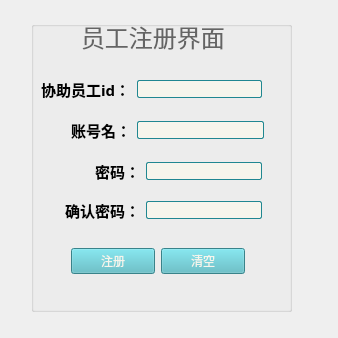
<?xml version="1.0" encoding="UTF-8"?>
<ui version="4.0">
 <class>registeruser</class>
 <widget class="QWidget" name="registeruser">
  <property name="geometry">
   <rect>
    <x>0</x>
    <y>0</y>
    <width>338</width>
    <height>338</height>
   </rect>
  </property>
  <property name="windowTitle">
   <string>Form</string>
  </property>
  <layout class="QVBoxLayout" name="verticalLayout">
   <item>
    <widget class="QWidget" name="widget" native="true">
     <property name="styleSheet">
      <string notr="true">/*常规状态*/
QPushButton
{
    background: #50b7c1;        /*背景颜色*/
    opacity : 255;              /*背景透明度：0-255 */
    border - radius: 5;         /*边框圆角半径，border-left，top，righ，bottom*/
    color: #f6f5ec;             /*字体颜色*/
}
/*鼠标滑过*/
QPushButton:hover
{
    background: #40a7b1;    /*背景颜色*/
    color: #f6f5ec;         /*字体颜色*/
}
/*鼠标按下*/
QPushButton:pressed
{
    background: #3097a1;    /*背景颜色*/
}
/*选中*/
QPushButton:checked
{
    background: #9acd32;    /*背景颜色*/
    color: #ffffff;             /*字体颜色*/
}
/*鼠标滑过选中状态*/
QPushButton:checked:hover
{
    background: #8abd22;    /*背景颜色*/
    color:#ffffff;          /*字体颜色*/
}
/*菜单箭头*/
QPushButton::menu-indicator
{
    image: url(:/QSS/Resources/sls_QTreeView_xiajiantou_hover.png);  /*小箭头图标*/
    /*image:none; /*无小箭头*/
    padding: 2px 2px 0px 0px;           /*内边距 上右下左*/
    subcontrol-position: right center;  /*滑块位置，left左边，center中部，right右边,top顶，center中部，bottom底*/
    subcontrol-origin: padding;         /*起始位置位于边缘 margin  border  padding  content*/
}
/*鼠标滑过菜单箭头*/
QPushButton::menu-indicator:hover
{
    image: url(:/QSS/Resources/sls_QTreeView_xiajiantou_hover.png);  /*小箭头图标*/
    padding: 2px 2px 0px 0px;           /*内边距 上右下左*/
    subcontrol-position: right center;  /*滑块位置，left左边，center中部，right右边,top顶，center中部，bottom底*/
    subcontrol-origin: padding;         /*起始位置位于边缘 margin  border  padding  content*/
}
/*菜单箭头禁用*/
QPushButton::menu-indicator:!enabled
{
    image: url(:/QSS/Resources/sls_QTreeView_xiajiantou_Disable.png);  /*小箭头图标*/
    padding: 2px 2px 0px 0px;           /*内边距 上右下左*/
    subcontrol-position: right center;  /*滑块位置，left左边，center中部，right右边,top顶，center中部，bottom底*/
    subcontrol-origin: padding;         /*起始位置位于边缘 margin  border  padding  content*/
}
/*禁用*/
QPushButton:!enabled
{
    background: #f6f5ec;        /*背景颜色*/
    border: 1px solid #c3c3c5;  /*边框宽度样式及颜色*/
    color: #c3c3c5;             /*字体颜色*/
}
/*以下为指定的控件，可删除*/
QPushButton#ButtonMin,#ButtonClose,#ButtonRestore,#ButtonMax,#ButtonSheZhi
{
    /*background: #2d2d30; /*背景颜色*/
    background: transparent;   /*透明背景*/
    border: none; /*边框宽度样式及颜色*/
    /*border: 1px solid #00a0e6; /*边框宽度样式及颜色*/
}
QPushButton#ButtonMin:hover,#ButtonClose:hover,#ButtonRestore:hover,#ButtonMax:hover,#ButtonSheZhi:hover
{
    /*border: 2px solid #00a0e6; /*边框宽度样式及颜色*/
    background: rgba(62,65,69,1); /*背景颜色及透明度*/
}
/********************************************lingEdit编辑框*********************************************************/
/*常规状态*/
QLineEdit
{
    background: #f6f5ec;        /*背景颜色*/
    border: 1px solid #208791;  /*边框宽度样式及颜色*/
    color: #130c0e;             /*字体颜色*/
    border-radius: 2;           /*倒角半径*/
}
/*获取焦点*/
QLineEdit:focus
{
    border: 1px solid #50b7c1;  /*边框宽度样式及颜色*/
    color: #130c0e;             /*字体颜色*/

}
/*鼠标滑过*/
QLineEdit:hover
{
    border: 1px solid #50b7c1;  /*边框颜色*/
}
/*只读状态*/
QLineEdit:read-only
{
    background:#d6d5cc; /*背景颜色*/
    color: #635c5e;             /*字体颜色*/
}</string>
     </property>
     <widget class="QGroupBox" name="groupBox">
      <property name="geometry">
       <rect>
        <x>20</x>
        <y>10</y>
        <width>261</width>
        <height>291</height>
       </rect>
      </property>
      <property name="styleSheet">
       <string notr="true">border-image: url();</string>
      </property>
      <property name="title">
       <string/>
      </property>
      <widget class="QLabel" name="label">
       <property name="geometry">
        <rect>
         <x>50</x>
         <y>0</y>
         <width>171</width>
         <height>31</height>
        </rect>
       </property>
       <property name="font">
        <font>
         <family>微软雅黑 Light</family>
         <pointsize>18</pointsize>
        </font>
       </property>
       <property name="styleSheet">
        <string notr="true">color: rgb(100, 100, 100);</string>
       </property>
       <property name="text">
        <string>员工注册界面</string>
       </property>
      </widget>
      <widget class="QWidget" name="widget_3" native="true">
       <property name="geometry">
        <rect>
         <x>40</x>
         <y>220</y>
         <width>174</width>
         <height>41</height>
        </rect>
       </property>
       <property name="styleSheet">
        <string notr="true">background-image: url();</string>
       </property>
       <layout class="QHBoxLayout" name="horizontalLayout_3">
        <item>
         <widget class="QPushButton" name="register_pushButton">
          <property name="text">
           <string>注册</string>
          </property>
         </widget>
        </item>
        <item>
         <widget class="QPushButton" name="clear_pushButton">
          <property name="text">
           <string>清空</string>
          </property>
         </widget>
        </item>
       </layout>
      </widget>
      <widget class="QWidget" name="widget_4" native="true">
       <property name="geometry">
        <rect>
         <x>40</x>
         <y>90</y>
         <width>193</width>
         <height>38</height>
        </rect>
       </property>
       <property name="styleSheet">
        <string notr="true">background-image: url();</string>
       </property>
       <layout class="QHBoxLayout" name="horizontalLayout_2">
        <item>
         <widget class="QLabel" name="label_2">
          <property name="font">
           <font>
            <family>微软雅黑</family>
            <pointsize>11</pointsize>
            <weight>75</weight>
            <bold>true</bold>
           </font>
          </property>
          <property name="text">
           <string>账号名：</string>
          </property>
         </widget>
        </item>
        <item>
         <widget class="QLineEdit" name="id_lineEdit"/>
        </item>
       </layout>
      </widget>
      <widget class="QWidget" name="widget_5" native="true">
       <property name="geometry">
        <rect>
         <x>40</x>
         <y>130</y>
         <width>191</width>
         <height>41</height>
        </rect>
       </property>
       <property name="styleSheet">
        <string notr="true">background-image: url();</string>
       </property>
       <layout class="QHBoxLayout" name="horizontalLayout_4">
        <property name="leftMargin">
         <number>24</number>
        </property>
        <item>
         <widget class="QLabel" name="label_3">
          <property name="font">
           <font>
            <family>微软雅黑</family>
            <pointsize>11</pointsize>
            <weight>75</weight>
            <bold>true</bold>
           </font>
          </property>
          <property name="text">
           <string>密码：</string>
          </property>
         </widget>
        </item>
        <item>
         <widget class="QLineEdit" name="pwd_lineEdit">
          <property name="echoMode">
           <enum>QLineEdit::Password</enum>
          </property>
         </widget>
        </item>
       </layout>
      </widget>
      <widget class="QWidget" name="widget_2" native="true">
       <property name="geometry">
        <rect>
         <x>20</x>
         <y>170</y>
         <width>211</width>
         <height>38</height>
        </rect>
       </property>
       <property name="styleSheet">
        <string notr="true">background-image: url();</string>
       </property>
       <layout class="QHBoxLayout" name="horizontalLayout_5">
        <property name="leftMargin">
         <number>14</number>
        </property>
        <item>
         <widget class="QLabel" name="label_4">
          <property name="font">
           <font>
            <family>微软雅黑</family>
            <pointsize>11</pointsize>
            <weight>75</weight>
            <bold>true</bold>
           </font>
          </property>
          <property name="text">
           <string>确认密码：</string>
          </property>
         </widget>
        </item>
        <item>
         <widget class="QLineEdit" name="sure_lineEdit">
          <property name="echoMode">
           <enum>QLineEdit::Password</enum>
          </property>
         </widget>
        </item>
       </layout>
      </widget>
      <widget class="QWidget" name="widget_7" native="true">
       <property name="geometry">
        <rect>
         <x>10</x>
         <y>50</y>
         <width>221</width>
         <height>36</height>
        </rect>
       </property>
       <layout class="QHBoxLayout" name="horizontalLayout_7">
        <item>
         <widget class="QLabel" name="label_6">
          <property name="font">
           <font>
            <family>微软雅黑</family>
            <pointsize>11</pointsize>
            <weight>75</weight>
            <bold>true</bold>
           </font>
          </property>
          <property name="text">
           <string>协助员工id：</string>
          </property>
         </widget>
        </item>
        <item>
         <widget class="QLineEdit" name="workid_lineEdit"/>
        </item>
       </layout>
      </widget>
     </widget>
    </widget>
   </item>
  </layout>
 </widget>
 <resources/>
 <connections/>
</ui>
